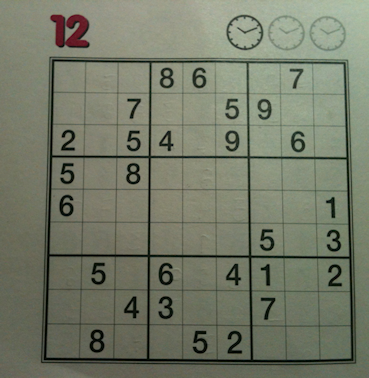
%> input picture resources/puzzleSampleRGB04.png, 369 x 378 px
$ octave sudokuDetect.m   (GNU Octave 9; MATLAB toolbox functions it lacks are replaced by stand-ins)
%> lines starting %> are read from the running program, lines starting %| are printed output that depends on the picture; in (x1, y1, x2, y2) boxes, pixels count from 0 and x2, y2 are one past the last pixel; in counts of white or black regions, pixels touching at a corner belong together; the program's own positions count from 1
% File        :   sudokuDetect.m (Sudoku Detector)
% Version     :   1.0.0
% Description :   Implements a vision-based Sudoku Detector
% Date:       :   Apr 03, 2015
% Author      :   Ricardo Acevedo-Avila
% License     :   CC0 1.0 Universal

% Clear all workpsace
close all;
clc;
clear all;

% Path to resources:
path = '.\resources\';

% Debug Variables (1/0)
showFigures = 1;
showTrainData = 1;

% Script Variables:
symbolArea = 0;
biggestArea = 0;
blobMinX = 0;
blobMinY = 0;
blobWidth = 0;
blobHeight = 0;
boardLabel = 0;

% Number of Sudoku cells:
matrixCells = 9;

% Train image setup,
% The training dataset is unique image of
% trainRows x trainCols Cells:
trainRows = 9;
trainCols = 5;

% Train matrix data:
features = 3;
samples = 9;

% Misc tuning:
threshSensitivity = 0.05; %"Sensitivity" of thresholding

% Load images:
puzzleRGB = imresize(imread([path 'puzzleSampleRGB04.png']), 1);
%> puzzleRGB is the input picture: size 378x369x3 uint8; mean R, G, B 116.6, 121.6, 103.9
trainData = imread([path 'numbersTrainData02.png']);
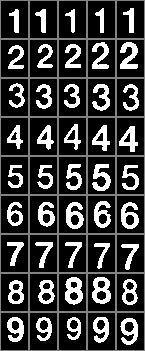
%> input picture resources/numbersTrainData02.png, 145 x 351 px
%> trainData is the input picture: size 351x145 uint8; min 0, max 255, mean 62.3

figure, imshow(puzzleRGB);

% RGB 2 Gray conversion:
puzzleGray = rgb2gray(puzzleRGB);

[imageHeight imageWidth] = size(puzzleGray);
%> imageHeight = 378; imageWidth = 369

% Threshold level automatic computation:
thresholdLevel = graythresh(puzzleGray);
%> thresholdLevel = 0.333
thresholdLevel = thresholdLevel - threshSensitivity * graythresh(puzzleGray);
%> thresholdLevel = 0.317

puzzleBin = im2bw(puzzleGray,thresholdLevel);
%> puzzleBin: size 378x369 logical; 90.6% white; 102 black regions (65 under 20 px), largest, box (x1, y1, x2, y2) and area: (41, 59, 356, 366) 7603, (51, 15, 90, 48) 867, (89, 329, 105, 353) 232


% Fills holes in the (inverted) binary image:
puzzleFilled = imfill(~puzzleBin, 'holes');
%> puzzleFilled: size 378x369 logical; 67.8% white; 1 black region, box (x1, y1, x2, y2) and area: (0, 0, 369, 378) 44922

if (showFigures)
	figure, imhist(puzzleGray);
	figure, imshow(puzzleBin);
    figure, imshow(~puzzleBin);
	figure, imshow(puzzleFilled)
	hold on;
end;

% Board detection:
% Search for the biggest blob:
[labels, objects] = bwlabel(puzzleFilled);
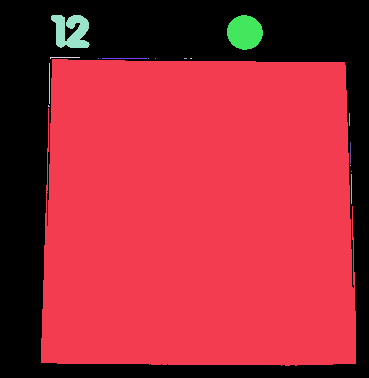
%> labels: size 378x369 double; 18 distinct labels, from 0 to 17; one colour per label, 0 black
%> objects = 17

for blobIndex = 1:objects

	[r c] = find(labels == blobIndex);

	% Blob centroid:
	x = mean(c);
	y = mean(r);

	blobRows = size(r, 1);
	blobCols = size(c, 1);
	symbolArea = blobRows * blobCols;

	if (symbolArea > biggestArea)

		if (showFigures)

			% Centroid plot:
			plot(x, y, 'Marker', 'o', 'MarkerEdgeColor', 'r', ...
				'MarkerFaceColor', 'k', 'MarkerSize', 10);
			plot(x, y, 'Marker', '*', 'MarkerEdgeColor', 'g');

		end;

		% Board blob info:
		biggestArea = symbolArea;
		boardLabel = blobIndex;

	end

end
%> this loop made 17 passes
%> (x, y, blobRows, blobCols, symbolArea, biggestArea, boardLabel) on pass 1: (199.1, 215.3, 92528, 92528, 8561430784, 8561430784, 1)
%> (x, y, blobRows, blobCols, symbolArea) on passes 3, 4, 5, 7, 12, 13: (50, 84, 41, 41, 1681), (65.03, 58.03, 31, 31, 961), (71.74, 31.85, 867, 867, 751689), (125, 59, 45, 45, 2025), (245.4, 33.01, 970, 970, 940900), (350, 120, 13, 13, 169)
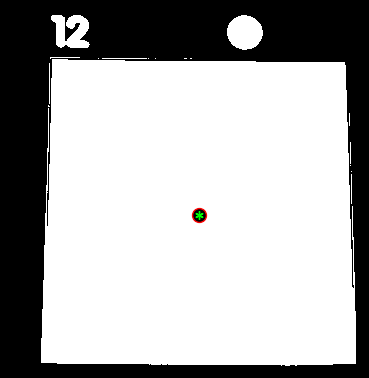
%> figure redrawn from the program's plot data

% Isolate board given its blob index:
puzzleBoard = zeros(imageHeight, imageWidth);

% Iterate thru label matrix:
for maskRow = 1:imageHeight

	for maskCol = 1:imageWidth

		% Extract board based on index:
		label = labels( maskRow, maskCol );
		if (label == boardLabel)
			% Create board binary mask:
			puzzleBoard( maskRow, maskCol ) = 1;
		end

	end

end
%> puzzleBoard: size 378x369 double; values 0 (black) and 1 (white), 66.3% white; 1 black region, box (x1, y1, x2, y2) and area: (0, 0, 369, 378) 46954

% Board expansion:
SE = strel('square',3);
boardDilate = imdilate(puzzleBoard,SE);
%> boardDilate: size 378x369 double; values 0 (black) and 1 (white), 67.4% white; 1 black region, box (x1, y1, x2, y2) and area: (0, 0, 369, 378) 45440

% Board Edges:
boardEdges = imdilate(imdilate(edge(boardDilate,'sobel'), SE), SE);
%> boardEdges: size 378x369 logical; 5.3% white; 1 white region, box (x1, y1, x2, y2) and area: (37, 55, 360, 370) 7396

% Board line detection via Hough Transform:
[ H theta rho ] = hough(boardEdges);
%> theta = 180 values from -90 to 89; rho = 1055 values from -527 to 527
maxPeaks = 10;
peakThreshold = ceil( 0.5 * max( H(:) ) );
%> peakThreshold = 162

P = houghpeaks(H, maxPeaks, 'threshold', peakThreshold);
%> P = [164 1; 580 93; 872 89; 471 2; 884 91]

x = theta( P(:,2) );
%> x = [-90 2 -2 -89 0]
y = rho( P(:,1) );
%> y = [-364 52 344 -57 356]

% Apply the line detector:
lines = houghlines(boardEdges, theta, rho, P, 'FillGap', 100, 'MinLength', 200);
%> lines = 4 lines; point1 to point2 (x, y): (38, 365) to (360, 365), (347, 59) to (358, 368), (49, 59) to (350, 64), (40, 360) to (51, 73)

% Get detected lines:
totalLines = length(lines);
%> totalLines = 4
points = zeros(2*totalLines, 2);

if (showFigures)
	figure, imshow(puzzleBoard);
	figure, imshow(boardDilate);
	figure, imshow(boardEdges);
	hold on;
end

% Plot the detected lines:
for lineIndex = 1:totalLines
    xy = [ lines(lineIndex).point1; lines(lineIndex).point2 ];
    rowEnd = 2*lineIndex;
    rowStart = rowEnd - 1;
    points(rowStart:rowEnd,1:2) = xy;
    if (showFigures)
        plot( xy(:,1), xy(:,2), 'LineWidth', 2, 'Color', 'green' );
        plot( xy(1,1), xy(1,2), 'x', 'LineWidth', 2, 'Color', 'yellow' );
        plot( xy(2,1), xy(2,2), 'x', 'LineWidth', 2, 'Color', 'red' );
    end;

end;
%> this loop made 4 passes
%> (xy, rowEnd, rowStart) on passes 1 to 4: ([38 365; 360 365], 2, 1), ([40 360; 51 73], 4, 3), ([347 59; 358 368], 6, 5), ([49 59; 350 64], 8, 7)
%> after the loop, points = [38 365; 360 365; 40 360; 51 73; 347 59; 358 368; 49 59; 350 64]

% Corner detection via k-means (clusters the line points into one point):
totalClusters = 4;
[idx clusterCentroid] = kmeans(points,totalClusters,'Distance','sqeuclidean', 'Display','final', 'Replicates',5);
%> idx = [3; 2; 3; 1; 4; 2; 1; 4]; clusterCentroid = [50 66; 359 366.5; 39 362.5; 348.5 61.5]

% Plot big red marks on centroid location:
if (showFigures)
	plot(clusterCentroid(:,1),clusterCentroid(:,2),'rx', 'MarkerSize',15,'LineWidth',3)
end;

% Region division:
imageHalfWidth = 0.5 * imageWidth;
%> imageHalfWidth = 184.5
imageHalfHeight = 0.5 * imageHeight;
%> imageHalfHeight = 189
pointsIn = zeros(totalClusters,2);

for clusterIndex = 1:totalClusters

	cx = clusterCentroid( clusterIndex, 1 );
	cy = clusterCentroid( clusterIndex, 2 );

	if (cy < imageHalfHeight)

		% Quad 1
		if (cx < imageHalfWidth)
			quadIndex = 1;
		% Quad 2
		else
			quadIndex = 2;
		end

	else

		% Quad 3
		if (cx < imageHalfWidth)
			quadIndex = 3;
		% Quad 4
		else
			quadIndex = 4;
		end
	end

	% Points sorting:
	pointsIn(quadIndex,1) = cx;
	pointsIn(quadIndex,2) = cy;
end
%> this loop made 4 passes
%> (cx, cy) on passes 1 to 4: (50, 66), (359, 366.5), (39, 362.5), (348.5, 61.5)
%> after the loop, pointsIn = [50 66; 348.5 61.5; 39 362.5; 359 366.5]; quadIndex = 2

% Perspective correction:

% Square approximation:
xMin = min(pointsIn(:,1));
%> xMin = 39
yMin = min(pointsIn(:,2));
%> yMin = 61.5

xMax = max(pointsIn(:,1));
%> xMax = 359
yMax = max(pointsIn(:,2));
%> yMax = 366.5

rectWidth = xMax - xMin;
%> rectWidth = 320
rectHeight = yMax - yMin;
%> rectHeight = 305

rect = [pointsIn(1,1) pointsIn(1,2);
        pointsIn(1,1) + rectWidth pointsIn(1,2);
        pointsIn(1,1) pointsIn(1,2)+ rectHeight;
        pointsIn(1,1) + rectWidth pointsIn(1,2) + rectHeight];
%> rect = [50 66; 370 66; 50 371; 370 371]

pointsOut = rect;
%> pointsOut = [50 66; 370 66; 50 371; 370 371]

% Apply transformation:
tform = cp2tform(pointsIn,pointsOut, 'projective');
%> tform = {ndims_in 2, ndims_out 2}
correctedImage = imtransform(puzzleGray,tform);

% Show rectified zone:
if (showFigures)
	rect = [pointsIn(1,1) pointsIn(1,2) rectWidth rectHeight];
%> rect = [50 66 320 305]
	rectangle('Position',rect,'EdgeColor','r');
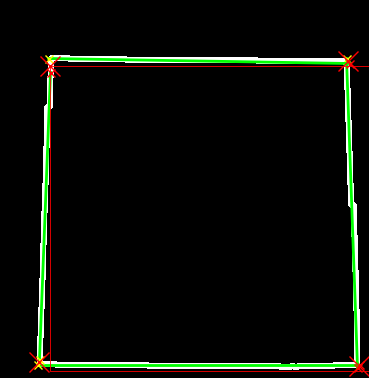
%> figure redrawn from the program's plot data
	hold off;
end;

% Crop rectified zone:
[rectImageHeight rectImageWidth] = size(correctedImage);
%> rectImageHeight = 396; rectImageWidth = 403

wRatio = abs(1 - rectImageWidth/imageWidth);
%> wRatio = 0.0921
hRatio = abs(1 - rectImageHeight/imageHeight);
%> hRatio = 0.0476

adjX = pointsIn(1,1) + wRatio * pointsIn(1,1) + 2;
%> adjX = 56.61
adjY = pointsIn(1,2) + hRatio * pointsIn(1,2) + 7;
%> adjY = 76.14

adjW = rectWidth + 2;
%> adjW = 322
adjH = rectHeight + 5;
%> adjH = 310

rect2 = [adjX adjY adjW adjH] ;
%> rect2 = [56.61 76.14 322 310]
puzzleCropped = imcrop(correctedImage, rect2);

binImage = ~im2bw(puzzleCropped, thresholdLevel);
%> binImage: size 311x323 logical; 9.5% white; 82 white regions (49 under 20 px), largest, box (x1, y1, x2, y2) and area: (4, 0, 322, 306) 5617, (54, 272, 70, 295) 207, (19, 138, 34, 160) 168
%binImage = imfilter(binImage, fspecial( 'unsharp' ));

% Number isolation: binImage - bigBoard
bigArea = bwareaopen(binImage, 1000);
%> bigArea: size 311x323 logical; 5.6% white; 1 white region, box (x1, y1, x2, y2) and area: (4, 0, 322, 306) 5617
puzzleNumbers = binImage - bigArea;
%> puzzleNumbers: size 311x323 double; values 0 (black) and 1 (white), 3.9% white; 81 white regions (49 under 20 px), largest, box (x1, y1, x2, y2) and area: (54, 272, 70, 295) 207, (19, 138, 34, 160) 168, (124, 207, 139, 229) 166
puzzleNumbers = bwareaopen(puzzleNumbers, 70);

% Prepare the attibute container for traning:
[rows cols] = size(trainData);
%> rows = 351; cols = 145

cellHeight = floor(rows/trainRows);
%> cellHeight = 39
cellWidth = floor(cols/trainCols);
%> cellWidth = 29

trainMeasures = zeros(samples, features);

if (showFigures)
    figure, imshow(correctedImage);
    rectangle('Position',rect2,'EdgeColor','r');
    figure, imshow(puzzleCropped);
    figure, imshow(binImage);
    figure, imshow(puzzleNumbers);
    imwrite( puzzleNumbers, [path 'testImage.png'] );
end;

if (showTrainData)
    figure, imshow(trainData);
	figure;
end;

%======================================
% Training ============================
%======================================

for i = 1:trainRows

	for j = 1:trainCols

		% Cell coordinates:
		cellX = (j-1)*cellWidth + 1;
		cellY = (i-1)*cellHeight + 1;

		currentWidth = cellWidth - 1;
		currentHeight = cellHeight - 1;

		% Current cell coordinates:
		rect = [cellX cellY currentWidth currentHeight] ;

		% Current subimage:
		currentCell = imcrop(trainData, rect);
		% Threshold image:
		currentCell = im2bw(currentCell, 130/255);

		% Number Skelleton:
		cellSkell = bwmorph(currentCell,'skel',5);
		if (showTrainData)
		    imshow(cellSkell);
		end;

		% Extract attibutes from current cell:
		[labels objects] = bwlabel(cellSkell);
		blobProperties = regionprops(labels, 'EulerNumber');

		if (objects > 1)
		    disp('More objects than expected!')
		    break;
		end

		% Compute some basic attributes:
		% Hu Moments:

		I = cellSkell;

		x = 1:cellWidth;
		y = 1:cellHeight;

		[X, Y] = meshgrid(x,y);

		M00 = sum(sum(I));
		M10 = sum(sum(X.*I));
		M01 = sum(sum(Y.*I));

		xAverage = M10./M00;
		yAverage = M01./M00;

		X = X - xAverage;
		Y = Y - yAverage;

		if (showTrainData)
		    text(xAverage,yAverage,num2str(i*j),'Color',[1 0 0]);
		end;

		% Statistical Moments:
		M11 = sum(sum(X.*Y.*I));
		M20 = sum(sum(X.^2.*I));
		M02 = sum(sum(Y.^2.*I));

		M21 = sum(sum(X.^2.*Y.*I));
		M12 = sum(sum(X.*Y.^2.*I));

		M30 = sum(sum(X.^3.*I));
		M03 = sum(sum(Y.^3.*I));

		eta11 = M11./M00.^2;
		eta20 = M20./M00.^2;
		eta02 = M02./M00.^2;

		eta21 = M21./M00.^(5./2);
		eta12 = M12./M00.^(5./2);
		eta30 = M30./M00.^(5./2);

		eta03 = M02./M00.^(5./2);

		hu01 = eta20 + eta02;
		hu02 = (eta20 - eta02).^2 + (2.*eta11).^2;
		hu03 = (eta30 - 3.*eta12).^2 + (3.*eta21 - eta03).^2;

		skewnessX = M30./M20.^(3./2);
		skewnessY = M03./M02.^(3./2);

		hu1Vector(i, j) = hu01;
		%hu2Vector(i, j) = hu02;
		%hu3Vector(i, j) = hu03;

		blobEuler(i,j) = blobProperties.EulerNumber;

		skX(i,j) = skewnessX;

	end
end
%> after the loop, blobEuler = [1 1 -1 1 1; 1 0 1 -2 -1; 1 0 -1 -1 0; -2 -2 -1 0 -1; 1 1 1 -3 0; -1 0 0 -2 -1; -1 -1 0 0 0; -1 -1 -1 -1 -1; -1 -1 -2 -1 -2]; hu1Vector = [1.53 1.21 1 0.985 1.67; 1.17 1.15 1.06 1.17 1.39; 1.06 0.942 0.92 1.16 1.11; 0.625 0.584 0.651 0.595 0.733; 1.06 1.09 0.941 0.912 1.05; 0.784 0.839 0.992 0.852 0.882; 1.16 1.14 1.38 1.48 1.17; 0.835 0.693 0.784 0.909 0.831; 0.753 0.913 0.865 0.907 0.788]; skX = [-0.287 -0.159 -0.315 -0.212 -0.26; -0.00422 -0.0251 -0.0193 -0.0172 -0.00435; -0.0612 -0.0382 -0.0762 -0.0505 -0.0377; -0.0302 -0.0695 -0.03 -0.0697 -0.0577; 0.0157 0.0313 -0.0012 0.0118 0.0166; 0.0174 0.000837 0.0155 0.0213 0.00504; -0.0111 -0.0104 0.00357 0.0144 -0.00599; -0.00547 -0.000204 -0.0141 0.00162 0.00879; -0.00237 -0.0227 -0.0023 -0.0361 -0.0048]
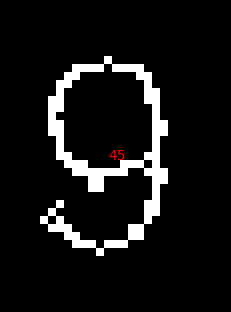
%> figure redrawn from the program's plot data; shown 8 times larger

% Prototype construction:
trainMeasures(:,1) = mean(hu1Vector, 2) ./ max(mean(hu1Vector, 2));
trainMeasures(:,2) = mean(blobEuler, 2);
trainMeasures(:,3) = mean(skX, 2);

classLabels = 1:9;

featureList = trainMeasures;
%> featureList = [1 0.6 -0.247; 0.931 -0.2 -0.014; 0.812 -0.2 -0.0528; 0.499 -1.2 -0.0514; 0.789 0 0.0148; 0.68 -0.8 0.012; 0.99 -0.4 -0.00191; 0.634 -1 -0.00188; 0.661 -1.4 -0.0137]

% Plot some nice figures with all the computed attributes:
if (showFigures)

	% Hu01 vs Euler:
    figure;
    plot(featureList(:,1), featureList(:,2), 'ro');
    hold on;
    xlabel('Hu01');
    ylabel('Euler');

	plotLabels = num2str((classLabels)','%d');

	text(featureList(:,1), featureList(:,2), plotLabels, 'horizontal','left', 'vertical','bottom');
%> (this line was passed over: text is not available in this run)
    hold off;

	% Hu01 vs Skewness X:
    figure;
    plot(featureList(:,1), featureList(:,3), 'ro');
    hold on;
    xlabel('Hu01');
    ylabel('skX');

    text(featureList(:,1), featureList(:,3), plotLabels, 'horizontal','left', 'vertical','bottom');
%> (this line was passed over: text is not available in this run)
    hold off;

end;

%======================================
% Test  ===============================
%======================================

numbers = imresize(puzzleNumbers, 1);
numbersSkel = bwmorph(numbers,'skel',5);
%> numbersSkel: size 311x323 logical; 1.7% white in thin lines or dots, all inside (x1, y1, x2, y2) = (19, 5, 309, 295)

% Blob detection:
[labels objects] = bwlabel(numbersSkel);
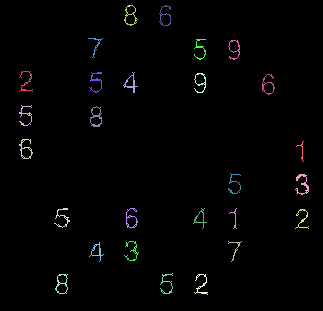
%> labels: size 311x323 double; 28 distinct labels, from 0 to 27; one colour per label, 0 black
%> objects = 27
[imageRows imageCols] = size(numbersSkel);
%> imageRows = 311; imageCols = 323

% Attributes:
blobProperties = regionprops(labels, 'Area', 'Perimeter', 'EulerNumber');
%> blobProperties = 27 regions; largest, Area, EulerNumber and Perimeter: 93 -1 100.1, 83 -2 61.33, 77 -6 79.65, 74 -2 59.84, 73 0 104.3

% Numeric Labels:
numLabels = zeros(1, objects);

% Label & centroid storage:
% 3 columns: label, cx, cy
dataCentroids = zeros(objects, 3);

if (showFigures)
    figure, imshow(numbers);
    figure, imshow(numbersSkel);
end;

for k = 1:objects

	% Individual blob label storage:
	numLabels(1, k) = k;

	% Current blob:
	I = zeros(imageRows, imageCols);
	[rows cols] = size(I);

	% Blob of interest:
	index = find(labels == k);
	I(index) = 1;

	x = 1:cols;
	y = 1:rows;

	[X, Y] = meshgrid(x,y);

	M00 = sum(sum(I));
	M10 = sum(sum(X.*I));
	M01 = sum(sum(Y.*I));

	xAverage = M10./M00;
	yAverage = M01./M00;

	X = X - xAverage;
	Y = Y - yAverage;

	if (showFigures)
		text(xAverage,yAverage,num2str(k),'Color',[1 0 0]);
	end;

	dataCentroids(k, 1) = k;
	dataCentroids(k, 2) = xAverage;
	dataCentroids(k, 3) = yAverage;

	M11 = sum(sum(X.*Y.*I));
	M20 = sum(sum(X.^2.*I));
	M02 = sum(sum(Y.^2.*I));

	M21 = sum(sum(X.^2.*Y.*I));
	M12 = sum(sum(X.*Y.^2.*I));

	M30 = sum(sum(X.^3.*I));
	M03 = sum(sum(Y.^3.*I));

	eta11 = M11./M00.^2;
	eta20 = M20./M00.^2;
	eta02 = M02./M00.^2;

	eta21 = M21./M00.^(5./2);
	eta12 = M12./M00.^(5./2);
	eta30 = M30./M00.^(5./2);

	eta03 = M02./M00.^(5./2);

	hu01 = eta20 + eta02;
	hu02 = (eta20 - eta02).^2 + (2.*eta11).^2;
	hu03 = (eta30 - 3.*eta12).^2 + (3.*eta21 - eta03).^2;

	skewnessX = M30./M20.^(3./2);

	hu1VectorSample(k,1) = hu01;
	%hu2VectorSample(k,1) = hu02;
	%hu3VectorSample(k,1) = hu03;

	eulerSample(k, 1) = blobProperties(k).EulerNumber;

	sampleSkewX(k, 1) = skewnessX;

end
%> this loop made 27 passes
%> (M00, M10, M01, xAverage, yAverage, M11, M20, M02) on passes 1 to 12: (68, 1807, 5602, 26.57, 82.38, -244.9, 1008.6, 3320.1), (68, 1772, 7884, 26.06, 115.9, -0.765, 1101.8, 2791.8), (77, 2015, 11498, 26.17, 149.3, 310.8, 1252.8, 3010.9), (69, 4364, 15049, 63.25, 218.1, 64.28, 1232.8, 2602.3), (74, 4610, 21031, 62.3, 284.2, -212.5, 1139.5, 2820), (47, 4531, 2144, 96.4, 45.62, -216.7, 429.3, 1801.1), (73, 7053, 5958, 96.62, 81.62, -82.74, 1027.3, 2903.3), (60, 5869, 15118, 97.82, 252, 97.63, 719, 1299.9), (83, 8038, 9823, 96.84, 118.3, 9.54, 1077, 3100.9), (71, 9356, 5991, 131.8, 84.38, 16.08, 896.4, 1712.7), (71, 9298, 1154, 131, 16.25, 142.8, 1094.9, 2757.4), (67, 8899, 16840, 132.8, 251.3, 41.12, 1005.9, 2741.1)
%> I: size 311x323 double; values 0 (black) and 1 (white), 0.03% white in thin lines or dots, all inside (x1, y1, x2, y2) = (296, 141, 304, 162)

% Data classification:
sampleFeatureList = zeros(objects, features);

sampleFeatureList(:,1) = hu1VectorSample ./ max(hu1VectorSample);
sampleFeatureList(:,2) = eulerSample;
sampleFeatureList(:,3) = sampleSkewX;

% Function call to the classifier:
classifierResults = knnclassify(sampleFeatureList, trainMeasures, classLabels, 1);

if (showFigures)
	figure,
	imshow(~numbers);

	hold on;
end;

% Numerical matrix position aproximation to get a
% nice numerical matrix:
puzzleMatrix = zeros(matrixCells,matrixCells);
numberCellWidth = fix(imageCols/matrixCells);
numberCellHeight = fix(imageRows/matrixCells);

for k = 1:objects

    classifiedObject = classifierResults(k);

    % Centroids:
    cx = dataCentroids(k,2);
    cy = dataCentroids(k,3);

    % Number plotting:
    if (showFigures)
        text(cx,cy,num2str(classifiedObject),'Color',[1 0 0], 'FontSize', 15);
    end;

    % Insertion into numerical matrix:
    colIndex = ceil(cx/numberCellWidth);
    rowIndex = ceil(cy/numberCellHeight);

    puzzleMatrix(rowIndex, colIndex) = classifiedObject;

end
%> this loop made 27 passes
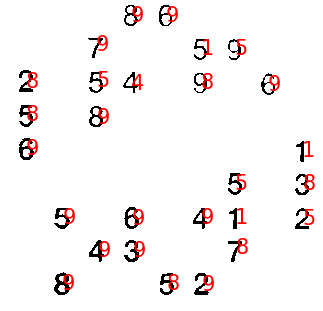
%> figure redrawn from the program's plot data

% Show the final matrix:
puzzleMatrix
%> puzzleMatrix = [0 0 0 9 9 0 0 0 0; 0 0 9 0 0 1 5 0 0; 8 0 5 4 0 8 0 9 0; 8 0 9 0 0 0 0 0 0; 9 0 0 0 0 0 0 0 1; 0 0 0 0 0 0 5 0 8; 0 9 0 9 0 9 1 0 5; 0 0 9 9 0 0 8 0 0; 0 9 0 0 8 9 0 0 0]
